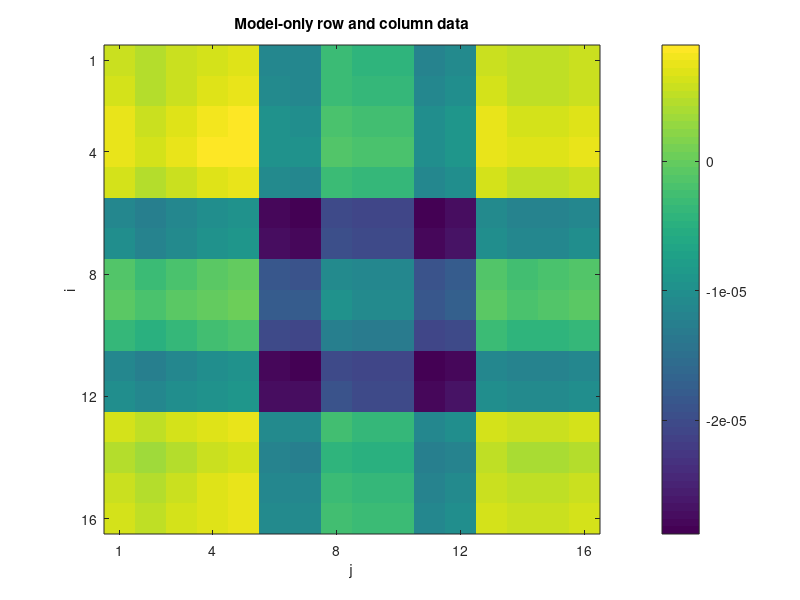
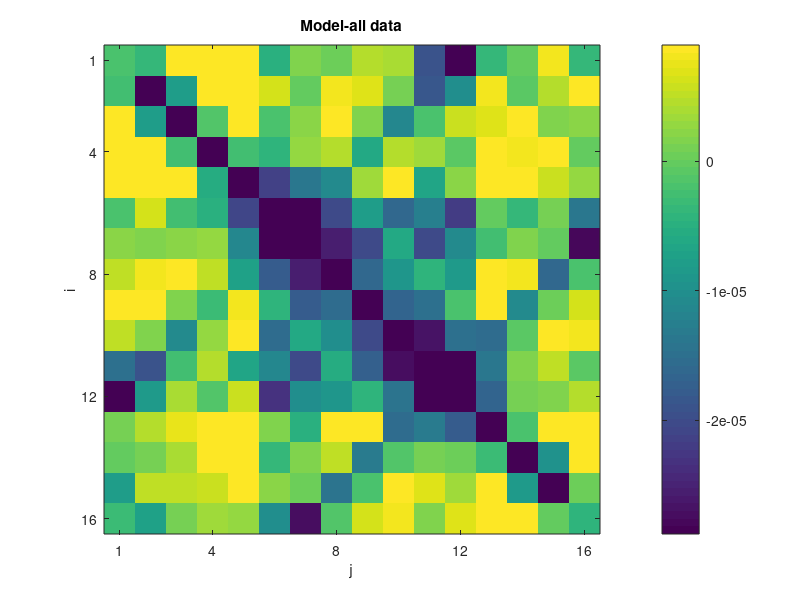
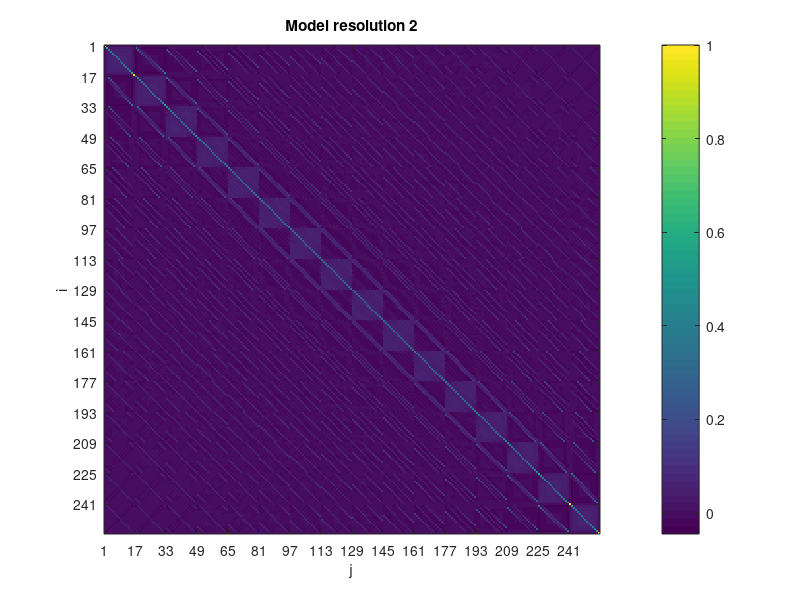
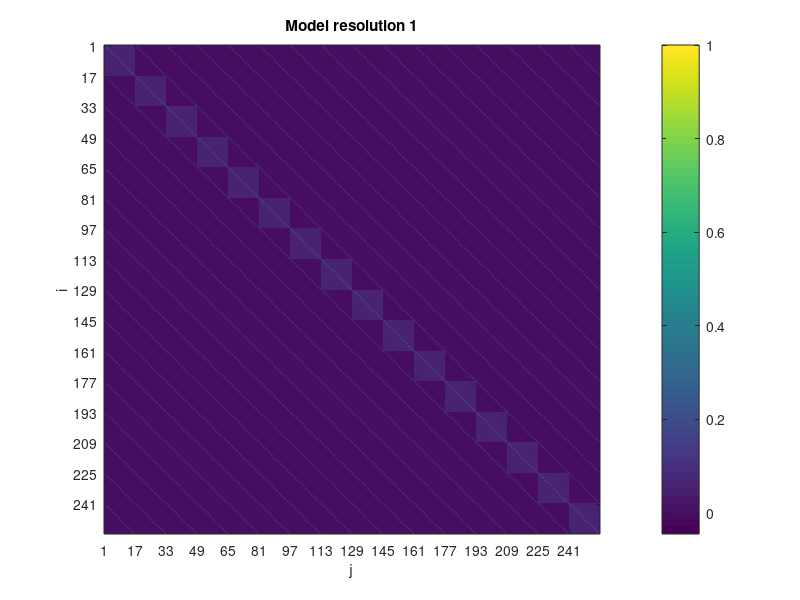

Write the MATLAB code that produced these figures, in order.
% Copyright
% Author: Jintao Lee
% Date: 11-19-2020
%
% Discription
% Inversion homework
% Chapter 3: Rank Deficiency and Ill-conditioning
% Exercise 4 in page 88

clear;clc;close all;
load rowscan.mat;
load colscan.mat;
load diag1scan.mat; % SW -> NE
load diag2scan.mat; % NW -> SE

%% Use the row and column scans only
G1 = zeros(32, 256);
d1 = zeros(32, 1);
for i = 1:1:32
    temp = zeros(16, 16);
    if i < 17
        temp(i, :) = 1;
    else
        temp(:, i-16) = 1;
    end   
    G1(i, :) = reshape(temp', 1, 256);
end
d1(1:16, :) = rowscan(:,5);
d1(17:32, :) = colscan(:,5);

rank1 = rank(G1);
model1_null_space = null(G1);
data1_null_space = null(G1');
s1 = svd(G1);

m1 = pinv(G1, 0.1) * d1;

% model resolution matrix and data space resolution matrix
R_m1 = pinv(G1, 0.1) * G1;
R_d1 = G1 * pinv(G1, 0.1);


%% Use the complete data set
G2 = zeros(94, 256);
d2 = zeros(94, 1);
d2(1:32, :) = d1;
G2(1:32, :) = G1;
for i = 1:1:31
    if i < 17
        temp = diag(sqrt(2).*ones(1,i), -16+i);
    else
        temp = diag(sqrt(2).*ones(1,32-i), -16+i);
    end
    G2(32+i, :) = reshape(flipud(temp)', 1, 256);
    G2(32+i+31, :) = reshape(temp', 1, 256);
end
d2(33:63, :) = diag1scan(:, 5);
d2(64:94, :) = diag2scan(:, 5);

rank2 = rank(G2);
model2_null_space = null(G2);
data2_null_space = null(G2');
s2 = svd(G2);

m2 = pinv(G2, 0.1) * d2;

% model resolution matrix and data space resolution matrix
R_m2 = pinv(G2, 0.1) * G2;
R_d2 = G2 * pinv(G2, 0.1);


%% the 4.f problem
d_11 = G1 * m1;
d_12 = G1 * (m1 + model1_null_space(:, 1));
res1 = d_12 - d_11;

d_21 = G2 * m2;
d_22 = G2 * (m2 + model2_null_space(:, 1));
res2 = d_22 - d_21;


%%
m1 = reshape(m1, 16,16)';
m2 = reshape(m2, 16,16)';

%% plot

figure(1)
imagesc(m1)
xticks([1, 4, 8, 12, 16])
yticks([1, 4, 8, 12, 16])
colorbar;
temp1=caxis;
title("Model-only row and column data")
xlabel("j")
ylabel("i")

figure(2)
imagesc(m2)
xticks([1, 4, 8, 12, 16])
yticks([1, 4, 8, 12, 16])
colorbar;
caxis(temp1)
title("Model-all data")
xlabel("j")
ylabel("i")


%%
figure(3)
imagesc(R_m2)
xticks(1:16:256)
yticks(1:16:256)
temp2=caxis;
colorbar;
title("Model resolution 2")
xlabel("j")
ylabel("i")

figure(4)
imagesc(R_m1)
xticks(1:16:256)
yticks(1:16:256)
caxis(temp2)
colorbar;
title("Model resolution 1")
xlabel("j")
ylabel("i")

%%
figure(5)
imagesc(reshape(diag(R_m2), 16,16)')
xticks([1, 4, 8, 12, 16])
yticks([1, 4, 8, 12, 16])
caxis([0, 1])
colorbar;
title("Model resolution--all data")
xlabel("j")
ylabel("i")

figure(6)
imagesc(reshape(diag(R_m1), 16,16)')
xticks([1, 4, 8, 12, 16])
yticks([1, 4, 8, 12, 16])
caxis([0, 1])
colorbar;
title("Model resolution--only row and column")
xlabel("j")
ylabel("i")

%% 
figure(7)
imagesc(model1_null_space)
xticks([1, 25, 50, 75, 100, 125, 150, 175, 200, 225])
yticks([1, 32, 64, 96, 128, 160, 192, 224, 256])
% caxis([0, 1])
colorbar;
title("Model null space--only row and column scans")
xlabel("j")
ylabel("i")

figure(8)
imagesc(model2_null_space)
xticks([1, 25, 50, 75, 100, 125, 150])
yticks([1, 32, 64, 96, 128, 160, 192, 224, 256])
% caxis([0, 1])
colorbar;
title("Model null space--all data set")
xlabel("j")
ylabel("i")

%%
figure(9)
sum1 = sum(model2_null_space);
max(sum1)
min(sum1)
imagesc(reshape(model2_null_space(:, 1), 16,16)')
xticks([1, 4, 8, 12, 16])
yticks([1, 4, 8, 12, 16])

colorbar;
title("One model null space--all data")
xlabel("j")
ylabel("i")

figure(10)
sum2 = sum(model1_null_space);
max(sum2)
min(sum2)
imagesc(reshape(model1_null_space(:, 1), 16,16)')
xticks([1, 4, 8, 12, 16])
yticks([1, 4, 8, 12, 16])

colorbar;
title("one mdoel null space--only row and column")
xlabel("j")
ylabel("i")

%% 
figure(11)
imagesc(data1_null_space)
yticks([1, 8, 16, 24, 32])
% caxis([0, 1])
colorbar;
title("data null space--only row and column scans")
xlabel("j")
ylabel("i")

figure(12)
imagesc(data2_null_space)
xticks([1,3,5,7])
yticks([1, 32, 64, 94])
% caxis([0, 1])
colorbar;
title("data null space--all data set")
xlabel("j")
ylabel("i")

